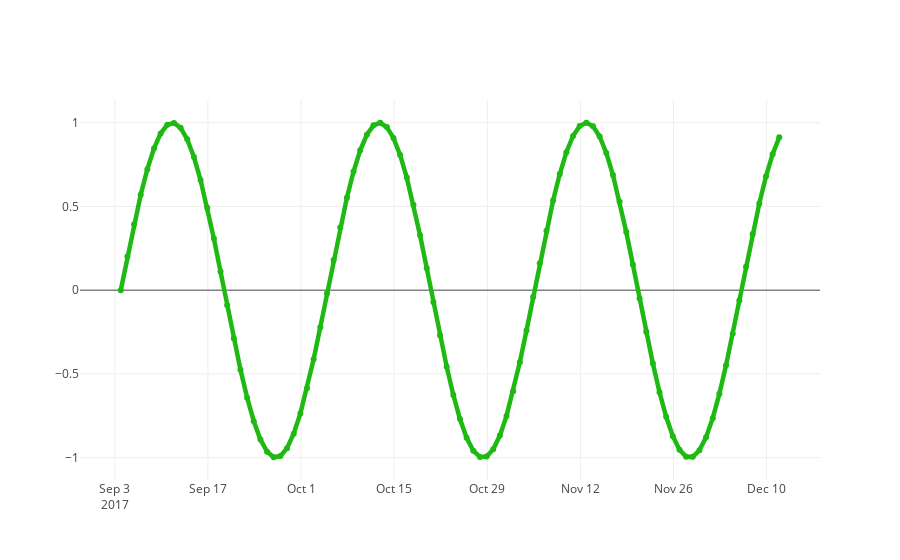

Notebook code for this chart:
### Markdown cell above
#### RGB color and line width

### Code cell
trace = go.Scatter(
    x = x,
    y = sin_data,
    mode = 'lines+markers',
    line = dict(
        color='rgb(30, 185, 18)',
        width=4.5
    )
)
data = [trace]
py.iplot(data)
